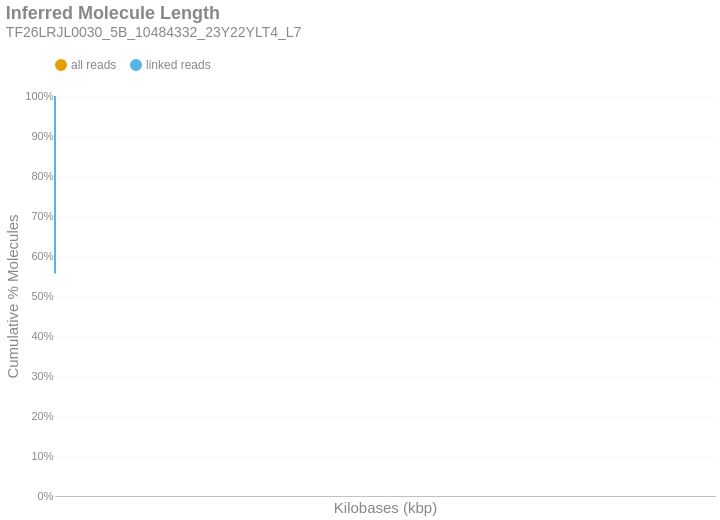

This figure's notebook cell:
### Markdown cell above
### Inferred Molecule Length
This is the cumulative frequency distribution of molecule lengths inferred from the first and last alignment positions along a contig for all alignments associated with a single linked-read barcode on a given contig.There are two distributions: one with `all` the alignments (yellow) and another with only `linked reads` (blue). The percent of molecules in the `linked reads` distribution is relative to the total number of linked molecules.

### Code cell
if SKIPLR:
    print_html(f"Skipped")
else:
    binned_df = consolidated_hist(valids['length_inferred']/1000, mask, 10, True)
    binned_df = binned_df.with_columns(
        pl.when(pl.col('bin').cast(pl.Utf8) == '0').then(pl.lit('1')).otherwise(pl.col('bin').cast(pl.Utf8)).alias('bin')
    )
    with SafeRender(binned_df):
        (
            density_plot(binned_df, 'Inferred Molecule Length', samplename, 'inferredlen')
            .transform_calculate(bin_kb='datum.bin / 1000')
            .encode(
                x=alt.X('bin_kb:Q', title="Kilobases (kbp)").scale(type='log', padding=0).axis(labelAngle=-40),
                y=alt.Y('value:Q', title='Cumulative % Molecules')
                    .axis(format='%')
                    .stack(False)
                    .scale(domainMin=0, domainMax=1,padding=0),
                color=alt.Color("key:N").scale(domain = ["all reads", "linked reads"]),
                tooltip = [
                    alt.Tooltip("key:N", title = "Data Type"),
                    alt.Tooltip("range_label:N", title="Kilobases"),
                    alt.Tooltip("value:Q", format = ".2%", title="% Molecules (Cum.)")
                ]
            )
        ).display()

### Figure 1 — Vega-Lite specification as saved in the notebook (floating-point values rounded to 4 significant figures)
{"width": "container", "height": 400, "config": {"title": {"anchor": "start", "dy": -15, "fontSize": 18, "color": "#888888", "subtitleColor": "#888888", "subtitleFontSize": 14}, "arc": {"fill": "#0072B2"}, "axis": {"domainColor": "#888888", "domainWidth": 0.5, "gridWidth": 0.2, "grid": false, "titleFontWeight": 400, "titleFontSize": 15, "labelFontSize": 11, "labelColor": "#888888", "tickColor": "#888888", "tickWidth": 0.2, "titleColor": "#888888"}, "axisBand": {"grid": false}, "axisX": {"grid": true, "tickSize": 10, "domainCap": "round"}, "axisY": {"domain": false, "grid": true, "tickSize": 0, "domainCap": "round"}, "background": "transparent", "header": {"labelFontSize": 15, "labelColor": "#888888", "titleFontSize": 15, "titleFontWeight": 600, "titleColor": "#888888"}, "legend": {"labelFont": "sans-serif", "labelFontSize": 12, "labelColor": "#888888", "symbolSize": 100, "symbolType": "circle", "titleFontSize": 12, "titlePadding": 10, "titleColor": "#888888", "title": null, "orient": "top"}, "range": {"category": ["#E69F00", "#56B4E9", "#009E73", "#F0E442", "#0072B2", "#D55E00", "#CC79A7", "#000000"], "diverging": ["#cfe8f3", "#a2d4ec", "#73bfe2", "#46abdb", "#1696d2", "#12719e"]}, "area": {"fill": "#0072B2", "fillOpacity": 0.7, "line": true, "strokeOpacity": 0.7}, "line": {"color": "#0072B2", "stroke": "#0072B2", "strokeWidth": 2}, "trail": {"color": "#0072B2", "stroke": "#0072B2", "strokeWidth": 0, "size": 1}, "point": {"filled": true, "fillOpacity": 1.0, "size": 95}, "text": {"color": "#888888", "fontSize": 11, "align": "right", "fontWeight": 400, "size": 11}, "bar": {"fill": "#0072B2", "stroke": null}, "view": {"stroke": null, "continuousWidth": 660, "continuousHeight": 400}}, "data": {"name": "data-e32c19db929a12968ca8c62f93e9d7f8"}, "mark": {"type": "line", "interpolate": "monotone", "point": {"opacity": 0, "size": 275}}, "encoding": {"color": {"field": "key", "scale": {"domain": ["all reads", "linked reads"]}, "type": "nominal"}, "tooltip": [{"field": "key", "title": "Data Type", "type": "nominal"}, {"field": "range_label", "title": "Kilobases", "type": "nominal"}, {"field": "value", "format": ".2%", "title": "% Molecules (Cum.)", "type": "quantitative"}], "x": {"axis": {"labelAngle": -40}, "field": "bin_kb", "scale": {"type": "log", "padding": 0}, "title": "Kilobases (kbp)", "type": "quantitative"}, "y": {"axis": {"format": "%"}, "field": "value", "scale": {"domainMin": 0, "domainMax": 1, "padding": 0}, "stack": false, "title": "Cumulative % Molecules", "type": "quantitative"}}, "params": [{"name": "param_c36ac31b6afebe62", "select": {"type": "point", "fields": ["key"]}, "bind": "legend"}], "title": {"text": "Inferred Molecule Length", "subtitle": "TF26LRJL0030_5B_10484332_23Y22YLT4_L7"}, "transform": [{"fold": ["all reads (cumsum)", "linked reads (cumsum)"]}, {"calculate": "replace(datum.key, ' (cumsum)', '')", "as": "key"}, {"filter": {"param": "param_c36ac31b6afebe62"}}, {"calculate": "datum.bin / 1000", "as": "bin_kb"}], "usermeta": {"embedOptions": {"downloadFileName": "TF26LRJL0030_5B_10484332_23Y22YLT4_L7.inferredlen"}}, "$schema": "https://vega.github.io/schema/vega-lite/v6.4.1.json", "datasets": {"data-e32c19db929a12968ca8c62f93e9d7f8": [{"bin": "0.0", "interval": "0.0-10.0", "all reads": 0.8246, "linked reads": 0.5563, "all reads (cumsum)": 0.8246, "linked reads (cumsum)": 0.5563, "range_label": "0-9"}, {"bin": "10.0", "interval": "10.0-20.0", "all reads": 0.09165, "linked reads": 0.231, "all reads (cumsum)": 0.9162, "linked reads (cumsum)": 0.7873, "range_label": "10-19"}, {"bin": "20.0", "interval": "20.0-30.0", "all reads": 0.04555, "linked reads": 0.1155, "all reads (cumsum)": 0.9618, "linked reads (cumsum)": 0.9028, "range_label": "20-29"}, {"bin": "30.0", "interval": "30.0-40.0", "all reads": 0.02182, "linked reads": 0.0554, "all reads (cumsum)": 0.9836, "linked reads (cumsum)": 0.9582, "range_label": "30-39"}, {"bin": "40.0", "interval": "40.0-50.0", "all reads": 0.01024, "linked reads": 0.02595, "all reads (cumsum)": 0.9938, "linked reads (cumsum)": 0.9842, "range_label": "40-49"}, {"bin": "50.0", "interval": "50.0-60.0", "all reads": 0.003756, "linked reads": 0.00965, "all reads (cumsum)": 0.9976, "linked reads (cumsum)": 0.9938, "range_label": "50-59"}, {"bin": "60.0", "interval": "60.0-70.0", "all reads": 0.00146, "linked reads": 0.003758, "all reads (cumsum)": 0.9991, "linked reads (cumsum)": 0.9976, "range_label": "60-69"}, {"bin": "70.0", "interval": "70.0-80.0", "all reads": 0.0005747, "linked reads": 0.001477, "all reads (cumsum)": 0.9996, "linked reads (cumsum)": 0.999, "range_label": "70-79"}, {"bin": "80.0", "interval": "80.0-90.0", "all reads": 0.0002262, "linked reads": 0.0005819, "all reads (cumsum)": 0.9999, "linked reads (cumsum)": 0.9996, "range_label": "80-89"}, {"bin": "90.0", "interval": "90.0-100.0", "all reads": 8.229e-05, "linked reads": 0.000212, "all reads (cumsum)": 0.9999, "linked reads (cumsum)": 0.9998, "range_label": "90-99"}, {"bin": "100.0", "interval": "100.0-110.0", "all reads": 3.737e-05, "linked reads": 9.629e-05, "all reads (cumsum)": 1.0, "linked reads (cumsum)": 0.9999, "range_label": "100-109"}, {"bin": "110.0", "interval": "110.0-120.0", "all reads": 1.475e-05, "linked reads": 3.801e-05, "all reads (cumsum)": 1.0, "linked reads (cumsum)": 1.0, "range_label": "110-119"}, {"bin": "120.0", "interval": "120.0-130.0", "all reads": 4.917e-06, "linked reads": 1.267e-05, "all reads (cumsum)": 1.0, "linked reads (cumsum)": 1.0, "range_label": "120-129"}, {"bin": "130.0", "interval": "130.0-140.0", "all reads": 1.967e-06, "linked reads": 5.068e-06, "all reads (cumsum)": 1.0, "linked reads (cumsum)": 1.0, "range_label": "130-139"}, {"bin": "140.0", "interval": "140.0-150.0", "all reads": 6.557e-07, "linked reads": 1.689e-06, "all reads (cumsum)": 1.0, "linked reads (cumsum)": 1.0, "range_label": "140-149"}, {"bin": "150.0", "interval": "150.0-160.0", "all reads": 3.278e-07, "linked reads": 8.446e-07, "all reads (cumsum)": 1.0, "linked reads (cumsum)": 1.0, "range_label": "150-159"}, {"bin": "160.0", "interval": "160.0-170.0", "all reads": 6.557e-07, "linked reads": 1.689e-06, "all reads (cumsum)": 1.0, "linked reads (cumsum)": 1.0, "range_label": "160-169"}]}}
